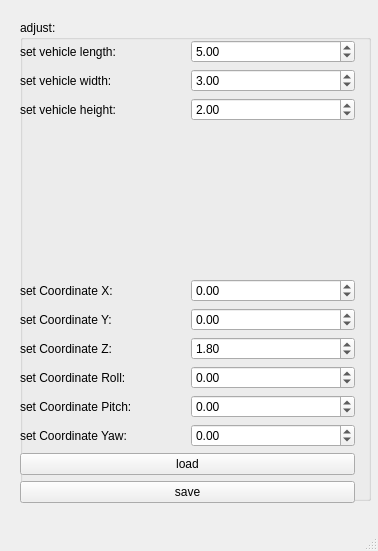
<?xml version="1.0" encoding="UTF-8"?>
<ui version="4.0">
 <class>MainWindow</class>
 <widget class="QMainWindow" name="MainWindow">
  <property name="geometry">
   <rect>
    <x>0</x>
    <y>0</y>
    <width>378</width>
    <height>551</height>
   </rect>
  </property>
  <property name="windowTitle">
   <string>MainWindow</string>
  </property>
  <widget class="QWidget" name="centralwidget">
   <widget class="QGroupBox" name="groupBox_3">
    <property name="geometry">
     <rect>
      <x>20</x>
      <y>20</y>
      <width>351</width>
      <height>481</height>
     </rect>
    </property>
    <property name="title">
     <string>adjust:</string>
    </property>
   </widget>
   <widget class="QWidget" name="verticalLayoutWidget_3">
    <property name="geometry">
     <rect>
      <x>20</x>
      <y>40</y>
      <width>335</width>
      <height>463</height>
     </rect>
    </property>
    <layout class="QVBoxLayout" name="verticalLayout_3">
     <item>
      <layout class="QHBoxLayout" name="horizontalLayout_7"/>
     </item>
     <item>
      <layout class="QHBoxLayout" name="horizontalLayout_10">
       <item>
        <widget class="QLabel" name="label_10">
         <property name="text">
          <string>set vehicle length:</string>
         </property>
        </widget>
       </item>
       <item>
        <widget class="QDoubleSpinBox" name="doubleSpinBox_set_car_length">
         <property name="minimum">
          <double>0.000000000000000</double>
         </property>
         <property name="singleStep">
          <double>0.100000000000000</double>
         </property>
         <property name="value">
          <double>5.000000000000000</double>
         </property>
        </widget>
       </item>
      </layout>
     </item>
     <item>
      <layout class="QHBoxLayout" name="horizontalLayout_9">
       <item>
        <widget class="QLabel" name="label_9">
         <property name="text">
          <string>set vehicle width:</string>
         </property>
        </widget>
       </item>
       <item>
        <widget class="QDoubleSpinBox" name="doubleSpinBox_set_car_width">
         <property name="minimum">
          <double>0.000000000000000</double>
         </property>
         <property name="singleStep">
          <double>0.100000000000000</double>
         </property>
         <property name="value">
          <double>3.000000000000000</double>
         </property>
        </widget>
       </item>
      </layout>
     </item>
     <item>
      <layout class="QHBoxLayout" name="horizontalLayout_8">
       <item>
        <widget class="QLabel" name="label_8">
         <property name="text">
          <string>set vehicle height:</string>
         </property>
        </widget>
       </item>
       <item>
        <widget class="QDoubleSpinBox" name="doubleSpinBox_set_car_height">
         <property name="minimum">
          <double>0.000000000000000</double>
         </property>
         <property name="singleStep">
          <double>0.100000000000000</double>
         </property>
         <property name="value">
          <double>2.000000000000000</double>
         </property>
        </widget>
       </item>
      </layout>
     </item>
     <item>
      <spacer name="verticalSpacer_3">
       <property name="orientation">
        <enum>Qt::Vertical</enum>
       </property>
       <property name="sizeHint" stdset="0">
        <size>
         <width>20</width>
         <height>40</height>
        </size>
       </property>
      </spacer>
     </item>
     <item>
      <layout class="QHBoxLayout" name="horizontalLayout">
       <item>
        <widget class="QLabel" name="label_2">
         <property name="text">
          <string>set Coordinate X:</string>
         </property>
        </widget>
       </item>
       <item>
        <widget class="QDoubleSpinBox" name="doubleSpinBox_set_x">
         <property name="minimum">
          <double>-99.989999999999995</double>
         </property>
         <property name="singleStep">
          <double>0.100000000000000</double>
         </property>
        </widget>
       </item>
      </layout>
     </item>
     <item>
      <layout class="QHBoxLayout" name="horizontalLayout_2">
       <item>
        <widget class="QLabel" name="label_3">
         <property name="text">
          <string>set Coordinate Y:</string>
         </property>
        </widget>
       </item>
       <item>
        <widget class="QDoubleSpinBox" name="doubleSpinBox_set_y">
         <property name="minimum">
          <double>-99.989999999999995</double>
         </property>
         <property name="singleStep">
          <double>0.100000000000000</double>
         </property>
        </widget>
       </item>
      </layout>
     </item>
     <item>
      <layout class="QHBoxLayout" name="horizontalLayout_3">
       <item>
        <widget class="QLabel" name="label_4">
         <property name="text">
          <string>set Coordinate Z:</string>
         </property>
        </widget>
       </item>
       <item>
        <widget class="QDoubleSpinBox" name="doubleSpinBox_set_z">
         <property name="minimum">
          <double>-99.989999999999995</double>
         </property>
         <property name="singleStep">
          <double>0.100000000000000</double>
         </property>
         <property name="value">
          <double>1.800000000000000</double>
         </property>
        </widget>
       </item>
      </layout>
     </item>
     <item>
      <layout class="QHBoxLayout" name="horizontalLayout_4">
       <item>
        <widget class="QLabel" name="label_5">
         <property name="text">
          <string>set Coordinate Roll:</string>
         </property>
        </widget>
       </item>
       <item>
        <widget class="QDoubleSpinBox" name="doubleSpinBox_set_roll">
         <property name="minimum">
          <double>-99.989999999999995</double>
         </property>
         <property name="singleStep">
          <double>0.010000000000000</double>
         </property>
        </widget>
       </item>
      </layout>
     </item>
     <item>
      <layout class="QHBoxLayout" name="horizontalLayout_5">
       <item>
        <widget class="QLabel" name="label_6">
         <property name="text">
          <string>set Coordinate Pitch:</string>
         </property>
        </widget>
       </item>
       <item>
        <widget class="QDoubleSpinBox" name="doubleSpinBox_set_pitch">
         <property name="minimum">
          <double>-99.989999999999995</double>
         </property>
         <property name="singleStep">
          <double>0.010000000000000</double>
         </property>
        </widget>
       </item>
      </layout>
     </item>
     <item>
      <layout class="QHBoxLayout" name="horizontalLayout_6">
       <item>
        <widget class="QLabel" name="label_7">
         <property name="text">
          <string>set Coordinate Yaw:</string>
         </property>
        </widget>
       </item>
       <item>
        <widget class="QDoubleSpinBox" name="doubleSpinBox_set_yaw">
         <property name="minimum">
          <double>-99.989999999999995</double>
         </property>
         <property name="singleStep">
          <double>0.010000000000000</double>
         </property>
        </widget>
       </item>
      </layout>
     </item>
     <item>
      <widget class="QPushButton" name="pushButton_load_adjust">
       <property name="text">
        <string>load</string>
       </property>
      </widget>
     </item>
     <item>
      <widget class="QPushButton" name="pushButton_save_adjust">
       <property name="text">
        <string>save</string>
       </property>
      </widget>
     </item>
    </layout>
   </widget>
  </widget>
  <widget class="QMenuBar" name="menubar">
   <property name="geometry">
    <rect>
     <x>0</x>
     <y>0</y>
     <width>378</width>
     <height>25</height>
    </rect>
   </property>
  </widget>
  <widget class="QStatusBar" name="statusbar"/>
 </widget>
 <resources/>
 <connections/>
</ui>
